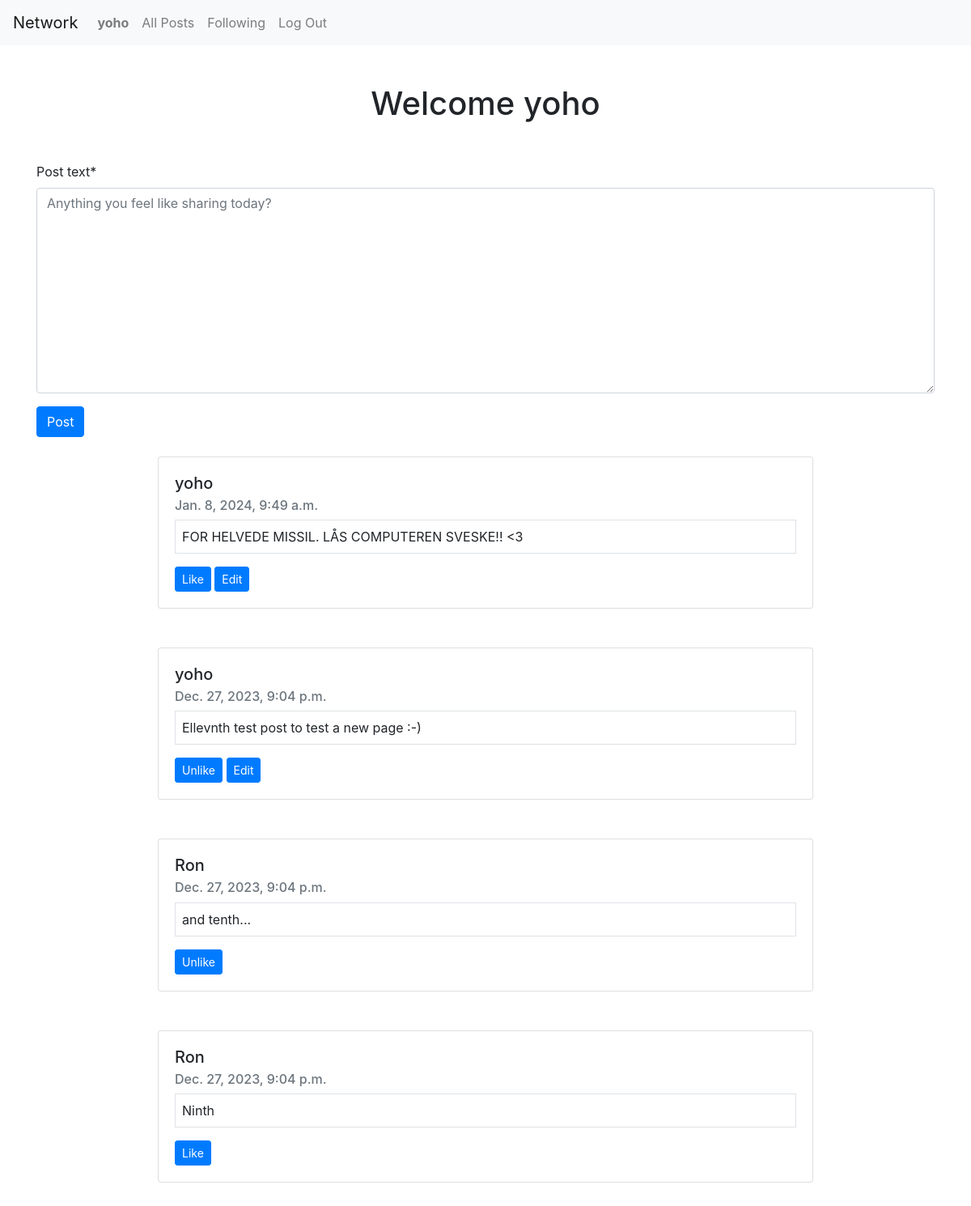
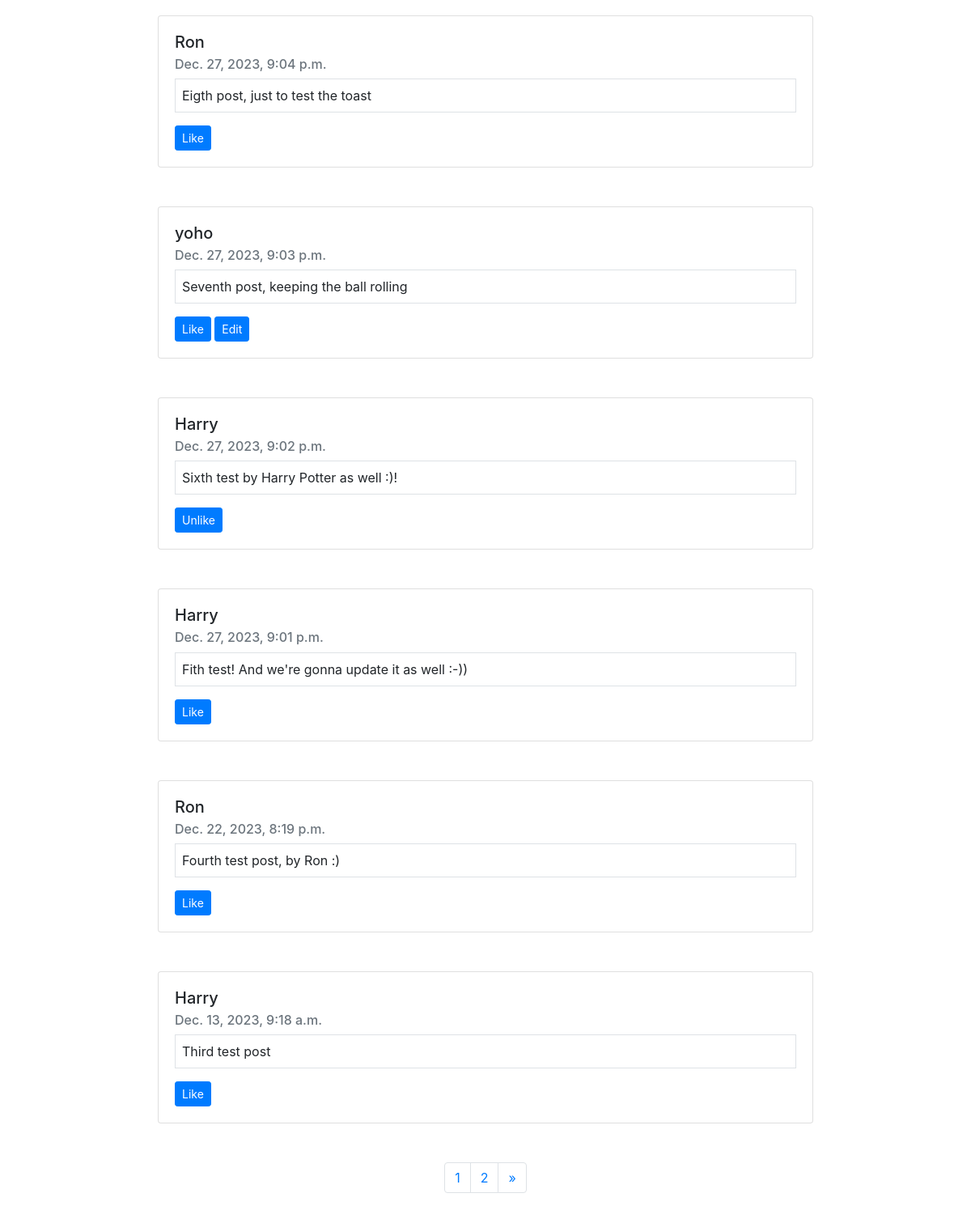
/ (signed in), run on the app's committed database (2 pictures, top to bottom).
### network/models.py (models this page shows, shortened)
class User(AbstractUser):
    pass

class NewPost(models.Model):
    user = models.ForeignKey(User, on_delete=models.CASCADE, related_name="new_posts")
    post_text = models.TextField(max_length=250)
    date = models.DateTimeField(auto_now_add=True)

### network/views.py (the view)
# urls.py: path("", views.index, name="index"),
def index(request):
    if request.method == "POST":
        f = NewPostForm(request.POST)
        if f.is_valid():
            instance = f.save(commit=False)
            instance.user = request.user
            instance.save()
        return HttpResponseRedirect(reverse("index"))
    else:
        all_posts = NewPost.objects.order_by("-date")
        f = NewPostForm()
        profile = Profile.objects.get(id=request.user.id)
        paginator = Paginator(all_posts, 10)
        page_number = request.GET.get("page")
        page_obj = paginator.get_page(page_number)
        return render(request, "network/index.html", {
            "NewPostForm": f,
            "page_obj": page_obj,
            "num_pages": range(paginator.num_pages),
            "profile": profile
        })

### network/forms.py (shortened to what this page needs)
class NewPostForm(ModelForm):
    class Meta:
        model = NewPost
        fields = ["post_text"]
        widgets = {
            "post_text": forms.Textarea(attrs={'placeholder': 'Anything you feel like sharing today?'})
        }

### network/templates/network/index.html (shortened to what this page needs)
{% extends "network/layout.html" %}
{% load crispy_forms_tags %}
{% load static %}
{% block body %}
    <div class="container">
    {% if user.is_authenticated %}
        <h1 class="my-5 text-center">Welcome {{ user.username }}</h1>
        <form action="{% url 'index' %}" method="post">
            <div class="form-group">
                {% crispy NewPostForm %}
                <input type="submit" value="Post" class="btn btn-primary mb-2">
            </div>
        </form>
        <div class="container">
            {% for post in page_obj %}
                <div class="card mx-auto w-75 mb-5" style="width: 18rem;">
                    <div class="card-body posts" id="post-{{ post.id }}">
                        <h5 class="card-title"><a href="{% url 'profile' post.user %}" class="text-reset text-decoration-none">{{ post.user }}</a></h5>
                        <h6 class="card-subtitle mb-2 text-muted">{{ post.date }}</h6>
                        <p class="card-text border p-2" id="post-text">{{ post.post_text }}</p>
                        {% if profile in post.liked_by.all %}
                            <button type="button" class="btn btn-primary btn-sm" id="like">Unlike</button>
                        {% else %}
                            <button type="button" class="btn btn-primary btn-sm" id="like">Like</button>
                        {% endif %}
                        {% if post.user == user %}
                            <button type="button" class="edit btn btn-primary btn-sm" id="edit">Edit</button>
                        {% endif %}
                    </div>
                </div>
            {% endfor %}
        </div>
        <nav aria-label="Page navigation example">
            <ul class="pagination justify-content-center">
                {% for page in num_pages %}
                    <li class="page-item"><a class="page-link" href="?page={{ page|add:'1' }}">{{ page|add:"1" }}</a></li>
                {% endfor %}
                {% if page_obj.has_next %}
                    <li class="page-item">
                        <a href="?page={{ page_obj.next_page_number }}" class="page-link" aria-label="Next">
                            <span aria-hidden="true">&raquo;</span>
                        </a>
                    </li>
                {% endif %}
            </ul>
        </nav>
    {% endif %}
    </div>
{% endblock %}

### network/templates/network/layout.html (shortened to what this page needs)
{% load static %}
<!DOCTYPE html>
<html lang="en">
    <head>
        <link rel="stylesheet" href="https://stackpath.bootstrapcdn.com/bootstrap/4.4.1/css/bootstrap.min.css">
        <link href="{% static 'network/styles.css' %}" rel="stylesheet">
    </head>
    <body>
        <nav class="navbar navbar-expand-lg navbar-light bg-light">
            <a class="navbar-brand" href="#">Network</a>
            <div>
              <ul class="navbar-nav mr-auto">
                {% if user.is_authenticated %}
                    <li class="nav-item">
                        <a class="nav-link" href="{% url 'profile' user.username %}"><strong>{{ user.username }}</strong></a>
                    </li>
                {% endif %}
                <li class="nav-item">
                  <a class="nav-link" href="{% url 'index' %}">All Posts</a>
                </li>
                {% if user.is_authenticated %}
                    <li class="nav-item">
                        <a class="nav-link" href="{% url 'following' %}">Following</a>
                    </li>
                    <li class="nav-item">
                        <a class="nav-link" href="{% url 'logout' %}">Log Out</a>
                    </li>
                {% endif %}
              </ul>
            </div>
          </nav>
        <div class="body">
            {% block body %}
            {% endblock %}
        </div>
    </body>
</html>

### data on the page
User: username "yoho"
NewPost: user "yoho", date "Jan. 8, 2024, 9:49 a.m.", post_text "FOR HELVEDE MISSIL. LÅS COMPUTEREN SVESKE!! <3", shows "Like", shows "Edit"
NewPost: user "yoho", date "Dec. 27, 2023, 9:04 p.m.", post_text "Ellevnth test post to test a new page :-)", shows "Unlike", shows "Edit"
NewPost: user "Ron", date "Dec. 27, 2023, 9:04 p.m.", post_text "and tenth...", shows "Unlike"
NewPost: user "Ron", date "Dec. 27, 2023, 9:04 p.m.", post_text "Ninth", shows "Like"
NewPost: user "Ron", date "Dec. 27, 2023, 9:04 p.m.", post_text "Eigth post, just to test the toast", shows "Like"
NewPost: user "yoho", date "Dec. 27, 2023, 9:03 p.m.", post_text "Seventh post, keeping the ball rolling", shows "Like", shows "Edit"
NewPost: user "Harry", date "Dec. 27, 2023, 9:02 p.m.", post_text "Sixth test by Harry Potter as well :)!", shows "Unlike"
NewPost: user "Harry", date "Dec. 27, 2023, 9:01 p.m.", post_text "Fith test! And we're gonna update it as well :-))", shows "Like"
NewPost: user "Ron", date "Dec. 22, 2023, 8:19 p.m.", post_text "Fourth test post, by Ron :)", shows "Like"
NewPost: user "Harry", date "Dec. 13, 2023, 9:18 a.m.", post_text "Third test post", shows "Like"

### other printed values
{{ page|add:"1" }} "1" "2"
